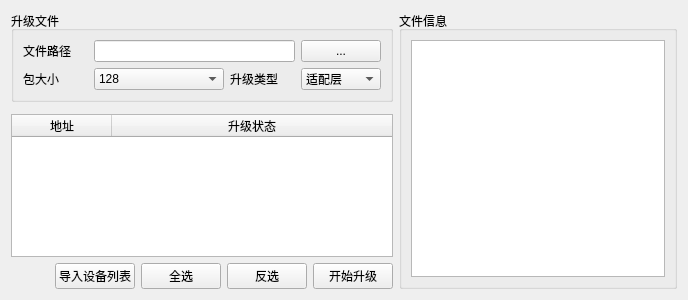
<?xml version="1.0" encoding="UTF-8"?>
<ui version="4.0">
 <class>UpdateWidget</class>
 <widget class="QWidget" name="UpdateWidget">
  <property name="geometry">
   <rect>
    <x>0</x>
    <y>0</y>
    <width>688</width>
    <height>300</height>
   </rect>
  </property>
  <property name="windowTitle">
   <string>Form</string>
  </property>
  <layout class="QGridLayout" name="gridLayout_2">
   <item row="3" column="1">
    <widget class="QPushButton" name="pushButtonImport">
     <property name="text">
      <string>导入设备列表</string>
     </property>
    </widget>
   </item>
   <item row="3" column="0">
    <spacer name="horizontalSpacer">
     <property name="orientation">
      <enum>Qt::Horizontal</enum>
     </property>
     <property name="sizeHint" stdset="0">
      <size>
       <width>40</width>
       <height>20</height>
      </size>
     </property>
    </spacer>
   </item>
   <item row="3" column="2">
    <widget class="QPushButton" name="pushButtonSelAll">
     <property name="text">
      <string>全选</string>
     </property>
    </widget>
   </item>
   <item row="2" column="0" colspan="5">
    <widget class="QTableWidget" name="tableWidgetDevList">
     <property name="alternatingRowColors">
      <bool>true</bool>
     </property>
     <attribute name="horizontalHeaderStretchLastSection">
      <bool>true</bool>
     </attribute>
     <column>
      <property name="text">
       <string>地址</string>
      </property>
     </column>
     <column>
      <property name="text">
       <string>升级状态</string>
      </property>
     </column>
    </widget>
   </item>
   <item row="3" column="4">
    <widget class="QPushButton" name="pushButtonStart">
     <property name="text">
      <string>开始升级</string>
     </property>
    </widget>
   </item>
   <item row="0" column="0" colspan="5">
    <widget class="QGroupBox" name="groupBoxUpdateFile">
     <property name="title">
      <string>升级文件</string>
     </property>
     <layout class="QGridLayout" name="gridLayout">
      <item row="1" column="0">
       <widget class="QLabel" name="label_2">
        <property name="text">
         <string>包大小</string>
        </property>
       </widget>
      </item>
      <item row="1" column="1" colspan="2">
       <widget class="QComboBox" name="comboBoxPacket">
        <property name="currentIndex">
         <number>1</number>
        </property>
        <item>
         <property name="text">
          <string>64</string>
         </property>
        </item>
        <item>
         <property name="text">
          <string>128</string>
         </property>
        </item>
        <item>
         <property name="text">
          <string>248</string>
         </property>
        </item>
       </widget>
      </item>
      <item row="0" column="0">
       <widget class="QLabel" name="label">
        <property name="text">
         <string>文件路径</string>
        </property>
       </widget>
      </item>
      <item row="1" column="3">
       <widget class="QLabel" name="label_3">
        <property name="text">
         <string>升级类型</string>
        </property>
       </widget>
      </item>
      <item row="1" column="4">
       <widget class="QComboBox" name="comboBoxUpdateType">
        <item>
         <property name="text">
          <string>适配层</string>
         </property>
        </item>
        <item>
         <property name="text">
          <string>网络层</string>
         </property>
        </item>
        <item>
         <property name="text">
          <string>应用层</string>
         </property>
        </item>
       </widget>
      </item>
      <item row="0" column="4">
       <widget class="QPushButton" name="pushButtonGetFile">
        <property name="sizePolicy">
         <sizepolicy hsizetype="Minimum" vsizetype="Fixed">
          <horstretch>0</horstretch>
          <verstretch>0</verstretch>
         </sizepolicy>
        </property>
        <property name="text">
         <string>...</string>
        </property>
       </widget>
      </item>
      <item row="0" column="1" colspan="3">
       <widget class="QLineEdit" name="lineEditPath"/>
      </item>
     </layout>
    </widget>
   </item>
   <item row="0" column="5" rowspan="4">
    <widget class="QGroupBox" name="groupBox_2">
     <property name="maximumSize">
      <size>
       <width>400</width>
       <height>16777215</height>
      </size>
     </property>
     <property name="title">
      <string>文件信息</string>
     </property>
     <layout class="QGridLayout" name="gridLayout_3">
      <item row="0" column="0">
       <widget class="QTextBrowser" name="textBrowserFileInfo">
        <property name="maximumSize">
         <size>
          <width>16777215</width>
          <height>16777215</height>
         </size>
        </property>
       </widget>
      </item>
     </layout>
    </widget>
   </item>
   <item row="3" column="3">
    <widget class="QPushButton" name="pushButtonDeSel">
     <property name="text">
      <string>反选</string>
     </property>
    </widget>
   </item>
  </layout>
 </widget>
 <resources/>
 <connections/>
</ui>
